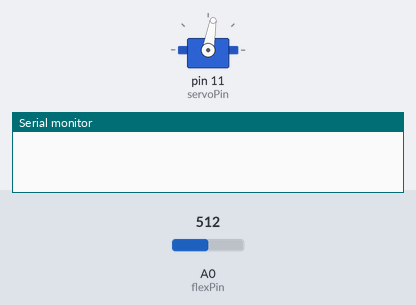
A sketch run on a simulated Arduino Uno, built with avr-gcc and run on an emulated ATmega328P. Shown: servo, the last lines printed to the serial monitor. The inputs (shaded band) are chosen by the test bench; at power-on: A0 (flexPin) = 512.

Above: at 1.2 s.
1.3 s: A0 (flexPin) set to 716
At 3.3 s:
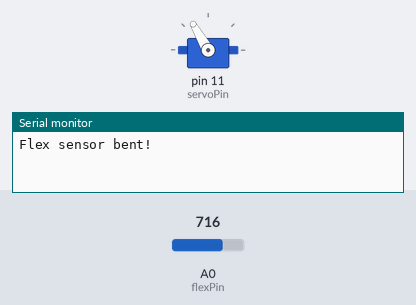
4.3 s: A0 (flexPin) set to 900
At 5.9 s:
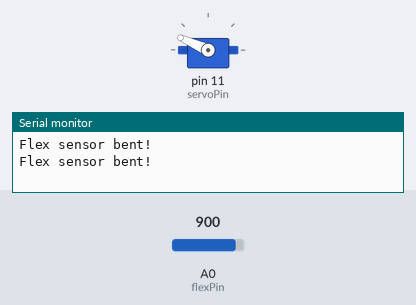
7.3 s: A0 (flexPin) set to 1023
At 8.0 s:
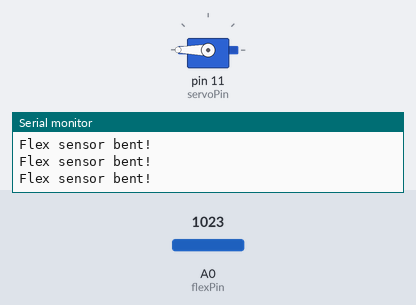
Timing chart, 0 to 10.3 s (numbered marks = the images above; inputs shaded):
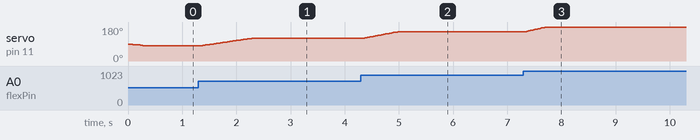

Measured:
- after the input at 1.3 s, servo on pin 11 (servoPin): moves from 80° to 120° over 0.96 s, starting at once
- after the input at 4.3 s, servo on pin 11 (servoPin): moves from 120° to 156° over 0.65 s, starting at once
- after the input at 7.3 s, servo on pin 11 (servoPin): moves from 156° to 180° over 0.37 s, starting after 0.06 s

The sketch:

Flexometer.ino
```cpp
#include <VarSpeedServo.h>

const int flexPin = A0;        // Analog input pin for the flex sensor
const int servoPin = 11;       // Digital pin for the servo control
const int flexThreshold = 100; // Adjust this value based on your sensor's calibration

VarSpeedServo servo;

void setup() {
  servo.attach(servoPin); // Attaches the servo on pin 11 to the servo object
  servo.write(90);        // Set the initial position of the servo to 90 degrees
  Serial.begin(9600);     // Initialize serial communication for debugging
}

void loop() {
  int flexValue = analogRead(flexPin); // Read the value from the flex sensor

  // Map the flex sensor values to the servo range (0-180 degrees)
  int servoAngle = map(flexValue, flexThreshold, 1023, 0, 180);

  // Limit the servo angle to prevent mechanical issues
  servoAngle = constrain(servoAngle, 0, 180);

  // Set the speed of the servo based on the flex sensor input
  // Higher flex sensor values will lead to faster servo movement
  int servoSpeed = map(flexValue, flexThreshold, 1023, 1, 50);

  // Move the servo to the desired position with speed control
  servo.slowmove(servoAngle, servoSpeed);

  // Check if the flex sensor value has changed significantly
  static int previousFlexValue = flexValue;
  int flexChangeThreshold = 10; // Adjust this value based on sensitivity

  if (abs(flexValue - previousFlexValue) > flexChangeThreshold) {
    // Flex sensor has been bent significantly
    Serial.println("Flex sensor bent!");
    // You can add additional actions or messages here if needed
  }

  previousFlexValue = flexValue; // Update previousFlexValue for the next iteration

  // Add a delay to make the movement and message visible; adjust as needed
  delay(50);
}
```
